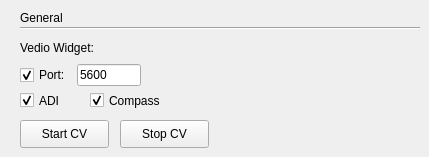
            <widget class="QWidget" name="stackedWidgetConfigGeneral">
             <widget class="QLabel" name="label">
              <property name="geometry">
               <rect>
                <x>20</x>
                <y>10</y>
                <width>57</width>
                <height>16</height>
               </rect>
              </property>
              <property name="text">
               <string>General</string>
              </property>
             </widget>
             <widget class="Line" name="line_3">
              <property name="geometry">
               <rect>
                <x>20</x>
                <y>20</y>
                <width>400</width>
                <height>16</height>
               </rect>
              </property>
              <property name="sizePolicy">
               <sizepolicy hsizetype="Maximum" vsizetype="Fixed">
                <horstretch>100</horstretch>
                <verstretch>0</verstretch>
               </sizepolicy>
              </property>
              <property name="orientation">
               <enum>Qt::Horizontal</enum>
              </property>
             </widget>
             <widget class="QWidget" name="layoutWidget3">
              <property name="geometry">
               <rect>
                <x>20</x>
                <y>60</y>
                <width>121</width>
                <height>30</height>
               </rect>
              </property>
              <layout class="QHBoxLayout" name="horizontalLayout_38">
               <item>
                <widget class="QCheckBox" name="checkBoxVideoLink">
                 <property name="text">
                  <string>Port:</string>
                 </property>
                 <property name="checked">
                  <bool>true</bool>
                 </property>
                </widget>
               </item>
               <item>
                <widget class="QLineEdit" name="lineEditVideoLink">
                 <property name="text">
                  <string>5600</string>
                 </property>
                </widget>
               </item>
              </layout>
             </widget>
             <widget class="QLabel" name="label_18">
              <property name="geometry">
               <rect>
                <x>20</x>
                <y>40</y>
                <width>91</width>
                <height>16</height>
               </rect>
              </property>
              <property name="text">
               <string>Vedio Widget:</string>
              </property>
             </widget>
             <widget class="QCheckBox" name="checkBoxADI">
              <property name="geometry">
               <rect>
                <x>20</x>
                <y>90</y>
                <width>61</width>
                <height>21</height>
               </rect>
              </property>
              <property name="text">
               <string>ADI</string>
              </property>
              <property name="checked">
               <bool>true</bool>
              </property>
             </widget>
             <widget class="QCheckBox" name="checkBoxCompass">
              <property name="geometry">
               <rect>
                <x>90</x>
                <y>90</y>
                <width>89</width>
                <height>21</height>
               </rect>
              </property>
              <property name="text">
               <string>Compass</string>
              </property>
              <property name="checked">
               <bool>true</bool>
              </property>
             </widget>
             <widget class="QPushButton" name="pushButtonStartCV">
              <property name="geometry">
               <rect>
                <x>20</x>
                <y>120</y>
                <width>89</width>
                <height>28</height>
               </rect>
              </property>
              <property name="text">
               <string>Start CV</string>
              </property>
             </widget>
             <widget class="QPushButton" name="pushButtonStopCV">
              <property name="geometry">
               <rect>
                <x>120</x>
                <y>120</y>
                <width>89</width>
                <height>28</height>
               </rect>
              </property>
              <property name="text">
               <string>Stop CV</string>
              </property>
             </widget>
            </widget>
